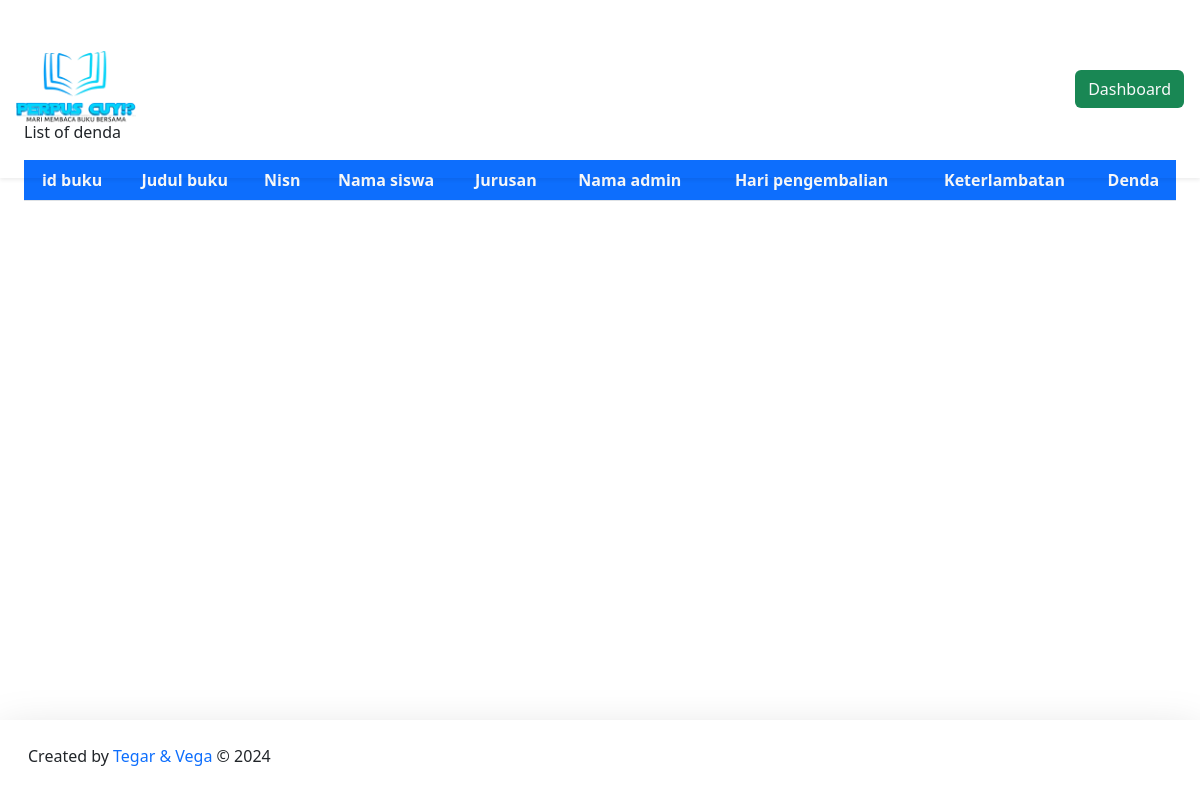
Before: /DashboardAdmin/denda/daftarDenda.php with the older database file.
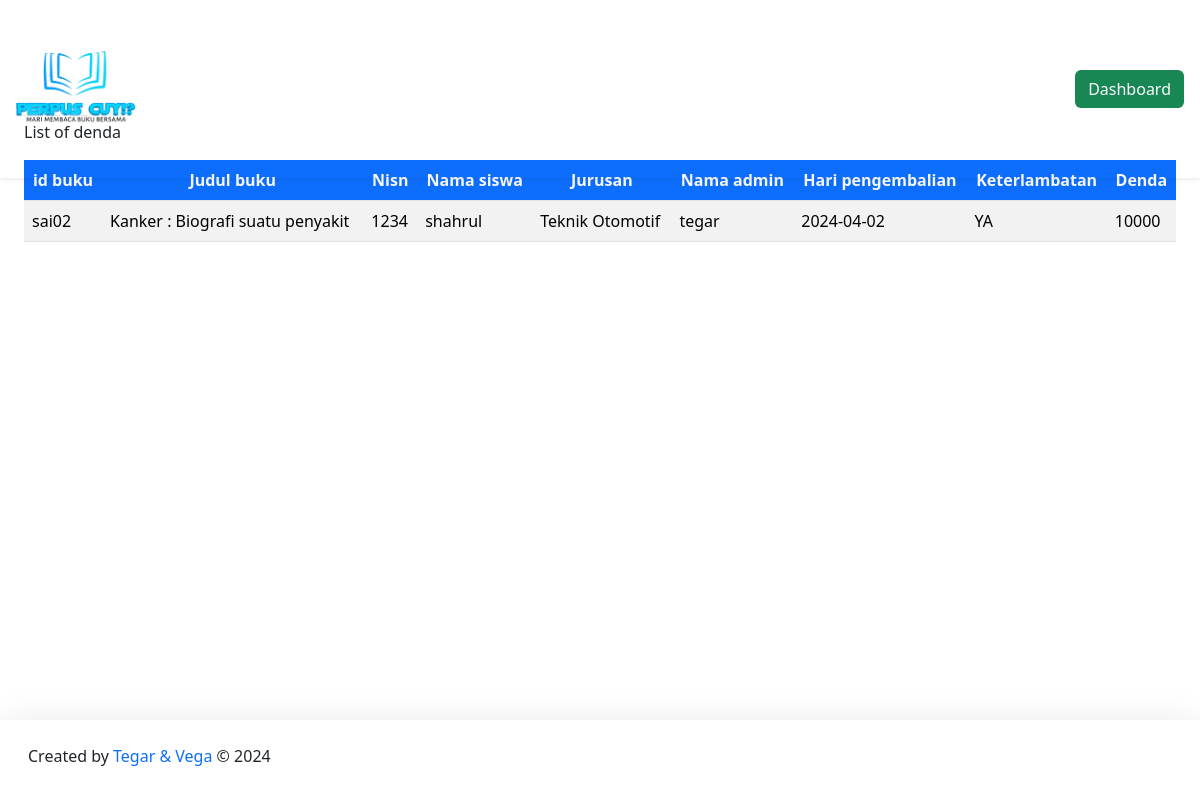
After: the same page with the newer database file.
### tables this page shows
CREATE TABLE `pengembalian` (
  `id_pengembalian` int(11) NOT NULL,
  `id_peminjaman` int(11) NOT NULL,
  `id_buku` varchar(20) NOT NULL,
  `nisn` int(11) NOT NULL,
  `id_admin` int(11) NOT NULL,
  `buku_kembali` date NOT NULL,
  `keterlambatan` enum('YA','TIDAK') NOT NULL,
  `denda` int(15) NOT NULL
);

CREATE TABLE `buku` (
  `cover` varchar(255) NOT NULL,
  `id_buku` varchar(20) NOT NULL,
  `kategori` varchar(255) NOT NULL,
  `judul` varchar(255) NOT NULL,
  `pengarang` varchar(255) NOT NULL,
  `penerbit` varchar(255) NOT NULL,
  `tahun_terbit` date NOT NULL,
  `jumlah_halaman` int(11) NOT NULL,
  `buku_deskripsi` text NOT NULL
);

CREATE TABLE `member` (
  `nisn` int(11) NOT NULL,
  `kode_member` varchar(12) NOT NULL,
  `nama` varchar(255) NOT NULL,
  `password` varchar(255) NOT NULL,
  `jenis_kelamin` varchar(20) NOT NULL,
  `kelas` varchar(5) NOT NULL,
  `jurusan` varchar(50) NOT NULL,
  `no_tlp` varchar(15) NOT NULL,
  `tgl_pendaftaran` date NOT NULL
);

### config/config.php (called while the page is built, shortened)
<?php
$host = "127.0.0.1";
$username = "root";
$password = "";
$database_name = "perpustakaan";
$connection = mysqli_connect($host, $username, $password, $database_name);
function queryReadData($dataKategori) {
  global $connection;
  $result = mysqli_query($connection, $dataKategori);
  $items = [];
  while($item = mysqli_fetch_assoc($result)) {
    $items[] = $item;
  }
  return $items;
}
?>

### DashboardAdmin/denda/daftarDenda.php (the view, shortened to what this page needs)
<?php
require "../../config/config.php";
$dataDenda = queryReadData("SELECT pengembalian.id_pengembalian, pengembalian.id_buku, buku.judul, pengembalian.nisn, member.nama, member.jurusan, admin.nama_admin, pengembalian.buku_kembali, pengembalian.keterlambatan, pengembalian.denda
FROM pengembalian
INNER JOIN buku ON pengembalian.id_buku = buku.id_buku
INNER JOIN member ON pengembalian.nisn = member.nisn
INNER JOIN admin ON pengembalian.id_admin = admin.id
WHERE pengembalian.denda > 0");
?>
<!DOCTYPE html>
<html lang="en">
  <head>
    <link href="https://cdn.jsdelivr.net/npm/bootstrap@5.3.2/dist/css/bootstrap.min.css" rel="stylesheet">
  </head>
  <body>
    <nav class="navbar fixed-top  shadow-sm">
      <div class="container-fluid p-3">
        <a class="navbar-brand" href="#">
          <img src="../../assets/logoperpus.png" alt="logo" width="120px">
        </a>
        <a class="btn btn-tertiary bg-success text-light" href="../dashboardAdmin.php">Dashboard</a>
      </div>
    </nav>
    <div class="p-4 mt-5">
      <div class="mt-5">
          <div class="table-responsive mt-3">
    <table class="table table-striped table-hover">
      <thead class="text-center">
      <tr>
        <th class="bg-primary text-light">id buku</th>
        <th class="bg-primary text-light">Judul buku</th>
        <th class="bg-primary text-light">Nisn</th>
        <th class="bg-primary text-light">Nama siswa</th>
        <th class="bg-primary text-light">Jurusan</th>
        <th class="bg-primary text-light">Nama admin</th>
        <th class="bg-primary text-light">Hari pengembalian</th>
        <th class="bg-primary text-light">Keterlambatan</th>
        <th class="bg-primary text-light">Denda</th>
      </tr>
      </thead>
        <?php foreach ($dataDenda as $item) : ?>
      <tr>
        <td><?= $item["id_buku"]; ?></td>
        <td><?= $item["judul"]; ?></td>
        <td><?= $item["nisn"]; ?></td>
        <td><?= $item["nama"]; ?></td>
        <td><?= $item["jurusan"]; ?></td>
        <td><?= $item["nama_admin"]; ?></td>
        <td><?= $item["buku_kembali"]; ?></td>
        <td><?= $item["keterlambatan"]; ?></td>
        <td><?= $item["denda"]; ?></td>
      </tr>
        <?php endforeach; ?>
    </table>
    </div>
   </div>
  </div>
  <footer class="fixed-bottom shadow-lg bg-subtle p-3">
      <div class="container-fluid d-flex justify-content-between">
      <p class="mt-2">Created by <span class="text-primary"> Tegar & Vega</span> © 2024</p>
      </div>
    </footer>
  </body>
</html>

Changed rows visible on the page:
added pengembalian: id_buku "sai02", id_buku.judul "Kanker : Biografi suatu penyakit", nisn "1234", nisn.nama "shahrul", nisn.jurusan "Teknik Otomotif", id_admin.nama_admin "tegar", buku_kembali "2024-04-02", keterlambatan "YA", denda "10000"
